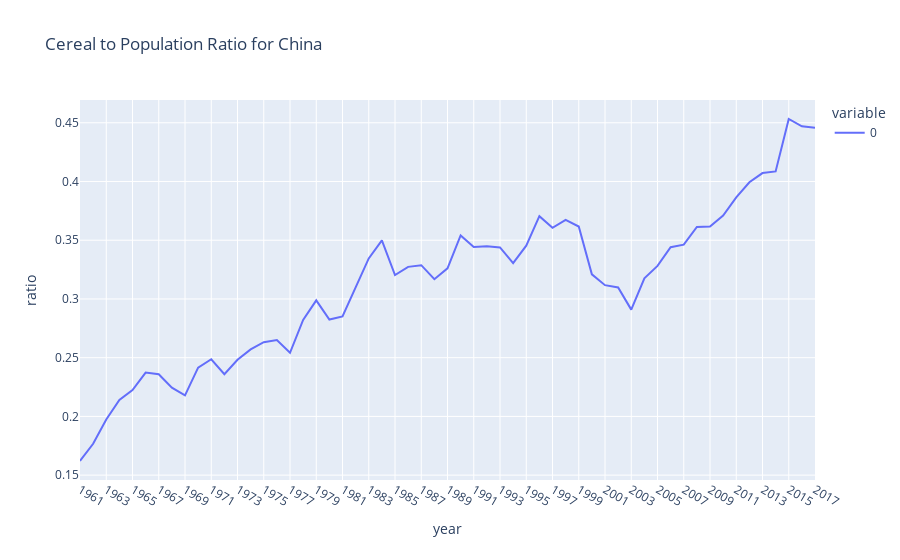

This figure's notebook cell:
### Code cell
cereal_pop_ratio = cereal["Cereal production"] / cereal["Population"]
cereal_pop = px.line(cereal_pop_ratio, labels = {'date':'year', 'value':'ratio' }, title = 'Cereal to Population Ratio for China')
cereal_pop.show();

### Figure 1 — Plotly figure (JSON) as saved in the notebook; plotly's stock layout.template omitted (floating-point values rounded to 4 significant figures)
{"data": [{"hovertemplate": "variable=0<br>year=%{x}<br>ratio=%{y}<extra></extra>", "legendgroup": "0", "line": {"color": "#636efa", "dash": "solid"}, "mode": "lines", "name": "0", "orientation": "v", "showlegend": true, "type": "scatter", "x": ["1961", "1962", "1963", "1964", "1965", "1966", "1967", "1968", "1969", "1970", "1971", "1972", "1973", "1974", "1975", "1976", "1977", "1978", "1979", "1980", "1981", "1982", "1983", "1984", "1985", "1986", "1987", "1988", "1989", "1990", "1991", "1992", "1993", "1994", "1995", "1996", "1997", "1998", "1999", "2000", "2001", "2002", "2003", "2004", "2005", "2006", "2007", "2008", "2009", "2010", "2011", "2012", "2013", "2014", "2015", "2016", "2017"], "xaxis": "x", "y": [0.162, 0.1767, 0.1974, 0.214, 0.2224, 0.2373, 0.2359, 0.2245, 0.2179, 0.2415, 0.2486, 0.2359, 0.2482, 0.257, 0.2632, 0.265, 0.2542, 0.2822, 0.2988, 0.2825, 0.2851, 0.3094, 0.3345, 0.3499, 0.3204, 0.3273, 0.3287, 0.3168, 0.3261, 0.3541, 0.3442, 0.3448, 0.3438, 0.3305, 0.3454, 0.3705, 0.3605, 0.3674, 0.3616, 0.3209, 0.3117, 0.3098, 0.2909, 0.3176, 0.3281, 0.3441, 0.3463, 0.3613, 0.3617, 0.371, 0.3864, 0.3993, 0.4072, 0.4086, 0.4532, 0.447, 0.4457], "yaxis": "y"}], "layout": {"legend": {"title": {"text": "variable"}, "tracegroupgap": 0}, "title": {"text": "Cereal to Population Ratio for China"}, "xaxis": {"anchor": "y", "domain": [0, 1], "title": {"text": "year"}}, "yaxis": {"anchor": "x", "domain": [0, 1], "title": {"text": "ratio"}}}}
